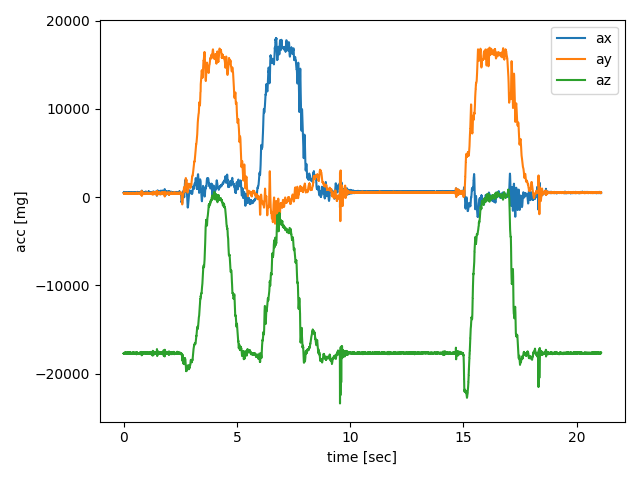

Reproduce this figure in Python.


from rich.pretty import pprint
import numpy as np
from pathlib import Path
import matplotlib.pyplot as plt


data_filepath = "./data.txt"

print(f'Read file {data_filepath}...', flush=True)
data = np.loadtxt(data_filepath, delimiter = "\t", comments="#")
print(f"{len(data)} lines", flush=True)

time_sec = data[:, 0] * 1e-6


plt.figure()
plt.plot(time_sec, data[:, 1], label="ax");
plt.plot(time_sec, data[:, 2], label="ay");
plt.plot(time_sec, data[:, 3], label="az");
plt.legend();
plt.xlabel('time [sec]'); plt.ylabel('acc [mg]');
graph_path = f"{Path(data_filepath).stem}.png"
plt.tight_layout();
plt.savefig('graph.png');
print(f"Graph saved to {graph_path}")



dt = np.diff(time_sec)
print('dt avg (sec)=', np.mean(dt))
print('dt min', np.min(dt))
print('dt max', np.max(dt))



def dbl_integrate(x):
    zero = np.mean(x[:100])
    return np.cumsum(np.cumsum(x - zero))

plt.figure()
plt.plot(dbl_integrate(data[:, 1]), label="x");
plt.plot(dbl_integrate(data[:, 2]), label="y");
plt.plot(dbl_integrate(data[:, 3]), label="z");
plt.legend();
plt.xlabel('time [sec]'); plt.ylabel('pos [m]');
graph_path = f"{Path(data_filepath).stem}.png"
plt.tight_layout();
plt.savefig('graph_x.png');
print(f"Graph saved to {graph_path}")